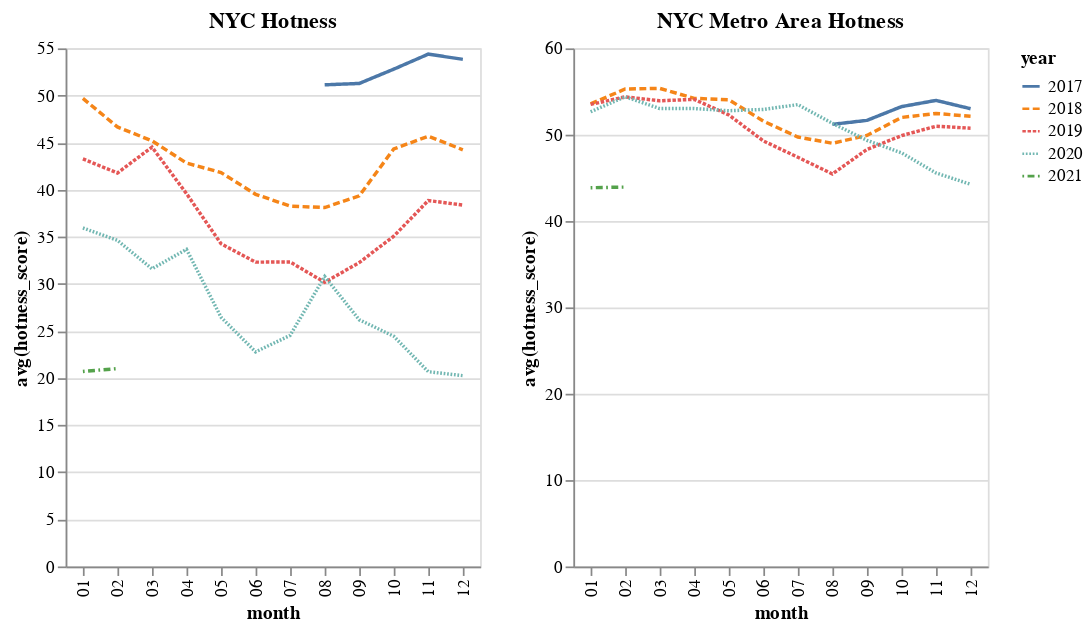

Source (notebook cell):
### Code cell
nyc = alt.Chart(avg_hotness_nyc).mark_line().encode(
    x='month',
    y='avg(hotness_score)',
    color='year',
    strokeDash='year',
).properties(title='NYC Hotness')

metro = alt.Chart(avg_hotness_metro).mark_line().encode(
    x='month',
    y='avg(hotness_score)',
    color='year',
    strokeDash='year',
).properties(title='NYC Metro Area Hotness')

alt.hconcat(
   nyc,
   metro,
)

### Figure 1 — Vega-Lite specification as saved in the notebook (floating-point values rounded to 4 significant figures)
{"config": {"view": {"continuousWidth": 400, "continuousHeight": 300}}, "hconcat": [{"data": {"name": "data-251da2a39c96518dc3b432b5fbaae9cf"}, "mark": "line", "encoding": {"color": {"type": "nominal", "field": "year"}, "strokeDash": {"type": "nominal", "field": "year"}, "x": {"type": "nominal", "field": "month"}, "y": {"type": "quantitative", "field": "avg(hotness_score)"}}, "title": "NYC Hotness"}, {"data": {"name": "data-2e3e3ca5c1ba1aa080d96ecc1f424c7a"}, "mark": "line", "encoding": {"color": {"type": "nominal", "field": "year"}, "strokeDash": {"type": "nominal", "field": "year"}, "x": {"type": "nominal", "field": "month"}, "y": {"type": "quantitative", "field": "avg(hotness_score)"}}, "title": "NYC Metro Area Hotness"}], "$schema": "https://vega.github.io/schema/vega-lite/v4.8.1.json", "datasets": {"data-251da2a39c96518dc3b432b5fbaae9cf": [{"month": "08", "year": "2017", "avg(hotness_score)": 51.13, "avg(supply_score)": 52.08, "avg(demand_score)": 50.18}, {"month": "09", "year": "2017", "avg(hotness_score)": 51.27, "avg(supply_score)": 53.2, "avg(demand_score)": 49.35}, {"month": "10", "year": "2017", "avg(hotness_score)": 52.79, "avg(supply_score)": 58.18, "avg(demand_score)": 47.4}, {"month": "11", "year": "2017", "avg(hotness_score)": 54.39, "avg(supply_score)": 61.91, "avg(demand_score)": 46.87}, {"month": "12", "year": "2017", "avg(hotness_score)": 53.83, "avg(supply_score)": 60.55, "avg(demand_score)": 47.12}, {"month": "01", "year": "2018", "avg(hotness_score)": 49.68, "avg(supply_score)": 57.6, "avg(demand_score)": 41.77}, {"month": "02", "year": "2018", "avg(hotness_score)": 46.66, "avg(supply_score)": 57.19, "avg(demand_score)": 36.13}, {"month": "03", "year": "2018", "avg(hotness_score)": 45.19, "avg(supply_score)": 55.36, "avg(demand_score)": 35.01}, {"month": "04", "year": "2018", "avg(hotness_score)": 42.82, "avg(supply_score)": 53.85, "avg(demand_score)": 31.79}, {"month": "05", "year": "2018", "avg(hotness_score)": 41.82, "avg(supply_score)": 51.98, "avg(demand_score)": 31.65}, {"month": "06", "year": "2018", "avg(hotness_score)": 39.51, "avg(supply_score)": 48.84, "avg(demand_score)": 30.17}, {"month": "07", "year": "2018", "avg(hotness_score)": 38.25, "avg(supply_score)": 46.88, "avg(demand_score)": 29.63}, {"month": "08", "year": "2018", "avg(hotness_score)": 38.1, "avg(supply_score)": 45.74, "avg(demand_score)": 30.46}, {"month": "09", "year": "2018", "avg(hotness_score)": 39.34, "avg(supply_score)": 47.44, "avg(demand_score)": 31.24}, {"month": "10", "year": "2018", "avg(hotness_score)": 44.32, "avg(supply_score)": 56.54, "avg(demand_score)": 32.11}, {"month": "11", "year": "2018", "avg(hotness_score)": 45.67, "avg(supply_score)": 58.93, "avg(demand_score)": 32.4}, {"month": "12", "year": "2018", "avg(hotness_score)": 44.23, "avg(supply_score)": 56.25, "avg(demand_score)": 32.21}, {"month": "01", "year": "2019", "avg(hotness_score)": 43.27, "avg(supply_score)": 56.92, "avg(demand_score)": 29.61}, {"month": "02", "year": "2019", "avg(hotness_score)": 41.77, "avg(supply_score)": 56.59, "avg(demand_score)": 26.95}, {"month": "03", "year": "2019", "avg(hotness_score)": 44.52, "avg(supply_score)": 64.6, "avg(demand_score)": 24.44}, {"month": "04", "year": "2019", "avg(hotness_score)": 39.58, "avg(supply_score)": 56.39, "avg(demand_score)": 22.77}, {"month": "05", "year": "2019", "avg(hotness_score)": 34.26, "avg(supply_score)": 47.57, "avg(demand_score)": 20.94}, {"month": "06", "year": "2019", "avg(hotness_score)": 32.3, "avg(supply_score)": 44.52, "avg(demand_score)": 20.09}, {"month": "07", "year": "2019", "avg(hotness_score)": 32.32, "avg(supply_score)": 43.77, "avg(demand_score)": 20.87}, {"month": "08", "year": "2019", "avg(hotness_score)": 30.16, "avg(supply_score)": 39.87, "avg(demand_score)": 20.45}, {"month": "09", "year": "2019", "avg(hotness_score)": 32.26, "avg(supply_score)": 43.36, "avg(demand_score)": 21.16}, {"month": "10", "year": "2019", "avg(hotness_score)": 35.06, "avg(supply_score)": 46.86, "avg(demand_score)": 23.25}, {"month": "11", "year": "2019", "avg(hotness_score)": 38.85, "avg(supply_score)": 54.3, "avg(demand_score)": 23.39}, {"month": "12", "year": "2019", "avg(hotness_score)": 38.36, "avg(supply_score)": 54.0, "avg(demand_score)": 22.73}, {"month": "01", "year": "2020", "avg(hotness_score)": 35.94, "avg(supply_score)": 51.37, "avg(demand_score)": 20.5}, {"month": "02", "year": "2020", "avg(hotness_score)": 34.62, "avg(supply_score)": 51.8, "avg(demand_score)": 17.43}, {"month": "03", "year": "2020", "avg(hotness_score)": 31.6, "avg(supply_score)": 48.56, "avg(demand_score)": 14.64}, {"month": "04", "year": "2020", "avg(hotness_score)": 33.66, "avg(supply_score)": 53.78, "avg(demand_score)": 13.54}, {"month": "05", "year": "2020", "avg(hotness_score)": 26.45, "avg(supply_score)": 38.02, "avg(demand_score)": 14.89}, {"month": "06", "year": "2020", "avg(hotness_score)": 22.79, "avg(supply_score)": 31.49, "avg(demand_score)": 14.09}, {"month": "07", "year": "2020", "avg(hotness_score)": 24.53, "avg(supply_score)": 38.67, "avg(demand_score)": 10.38}, {"month": "08", "year": "2020", "avg(hotness_score)": 30.78, "avg(supply_score)": 52.25, "avg(demand_score)": 9.3}, {"month": "09", "year": "2020", "avg(hotness_score)": 26.19, "avg(supply_score)": 43.81, "avg(demand_score)": 8.572}, {"month": "10", "year": "2020", "avg(hotness_score)": 24.44, "avg(supply_score)": 41.13, "avg(demand_score)": 7.751}, {"month": "11", "year": "2020", "avg(hotness_score)": 20.67, "avg(supply_score)": 34.22, "avg(demand_score)": 7.125}, {"month": "12", "year": "2020", "avg(hotness_score)": 20.26, "avg(supply_score)": 32.8, "avg(demand_score)": 7.717}, {"month": "01", "year": "2021", "avg(hotness_score)": 20.7, "avg(supply_score)": 34.24, "avg(demand_score)": 7.173}, {"month": "02", "year": "2021", "avg(hotness_score)": 21.01, "avg(supply_score)": 35.68, "avg(demand_score)": 6.335}], "data-2e3e3ca5c1ba1aa080d96ecc1f424c7a": [{"month": "08", "year": "2017", "avg(hotness_score)": 51.2, "avg(supply_score)": 53.13, "avg(demand_score)": 49.27}, {"month": "09", "year": "2017", "avg(hotness_score)": 51.66, "avg(supply_score)": 52.47, "avg(demand_score)": 50.85}, {"month": "10", "year": "2017", "avg(hotness_score)": 53.25, "avg(supply_score)": 55.16, "avg(demand_score)": 51.34}, {"month": "11", "year": "2017", "avg(hotness_score)": 53.97, "avg(supply_score)": 56.21, "avg(demand_score)": 51.73}, {"month": "12", "year": "2017", "avg(hotness_score)": 53.01, "avg(supply_score)": 55.22, "avg(demand_score)": 50.8}, {"month": "01", "year": "2018", "avg(hotness_score)": 53.57, "avg(supply_score)": 55.97, "avg(demand_score)": 51.17}, {"month": "02", "year": "2018", "avg(hotness_score)": 55.29, "avg(supply_score)": 59.3, "avg(demand_score)": 51.28}, {"month": "03", "year": "2018", "avg(hotness_score)": 55.37, "avg(supply_score)": 61.57, "avg(demand_score)": 49.16}, {"month": "04", "year": "2018", "avg(hotness_score)": 54.21, "avg(supply_score)": 60.79, "avg(demand_score)": 47.63}, {"month": "05", "year": "2018", "avg(hotness_score)": 54.05, "avg(supply_score)": 61.61, "avg(demand_score)": 46.49}, {"month": "06", "year": "2018", "avg(hotness_score)": 51.58, "avg(supply_score)": 58.75, "avg(demand_score)": 44.4}, {"month": "07", "year": "2018", "avg(hotness_score)": 49.73, "avg(supply_score)": 55.9, "avg(demand_score)": 43.56}, {"month": "08", "year": "2018", "avg(hotness_score)": 49.01, "avg(supply_score)": 53.56, "avg(demand_score)": 44.46}, {"month": "09", "year": "2018", "avg(hotness_score)": 49.91, "avg(supply_score)": 52.89, "avg(demand_score)": 46.93}, {"month": "10", "year": "2018", "avg(hotness_score)": 52.0, "avg(supply_score)": 55.53, "avg(demand_score)": 48.46}, {"month": "11", "year": "2018", "avg(hotness_score)": 52.46, "avg(supply_score)": 56.05, "avg(demand_score)": 48.86}, {"month": "12", "year": "2018", "avg(hotness_score)": 52.14, "avg(supply_score)": 55.39, "avg(demand_score)": 48.88}, {"month": "01", "year": "2019", "avg(hotness_score)": 53.51, "avg(supply_score)": 57.02, "avg(demand_score)": 49.99}, {"month": "02", "year": "2019", "avg(hotness_score)": 54.38, "avg(supply_score)": 60.09, "avg(demand_score)": 48.67}, {"month": "03", "year": "2019", "avg(hotness_score)": 53.93, "avg(supply_score)": 62.55, "avg(demand_score)": 45.3}, {"month": "04", "year": "2019", "avg(hotness_score)": 54.09, "avg(supply_score)": 64.02, "avg(demand_score)": 44.16}, {"month": "05", "year": "2019", "avg(hotness_score)": 52.29, "avg(supply_score)": 61.83, "avg(demand_score)": 42.76}, {"month": "06", "year": "2019", "avg(hotness_score)": 49.28, "avg(supply_score)": 57.0, "avg(demand_score)": 41.57}, {"month": "07", "year": "2019", "avg(hotness_score)": 47.39, "avg(supply_score)": 53.98, "avg(demand_score)": 40.8}, {"month": "08", "year": "2019", "avg(hotness_score)": 45.45, "avg(supply_score)": 50.15, "avg(demand_score)": 40.75}, {"month": "09", "year": "2019", "avg(hotness_score)": 48.29, "avg(supply_score)": 52.6, "avg(demand_score)": 43.97}, {"month": "10", "year": "2019", "avg(hotness_score)": 49.89, "avg(supply_score)": 54.66, "avg(demand_score)": 45.13}, {"month": "11", "year": "2019", "avg(hotness_score)": 50.98, "avg(supply_score)": 54.41, "avg(demand_score)": 47.55}, {"month": "12", "year": "2019", "avg(hotness_score)": 50.76, "avg(supply_score)": 53.58, "avg(demand_score)": 47.93}, {"month": "01", "year": "2020", "avg(hotness_score)": 52.66, "avg(supply_score)": 54.94, "avg(demand_score)": 50.37}, {"month": "02", "year": "2020", "avg(hotness_score)": 54.39, "avg(supply_score)": 59.72, "avg(demand_score)": 49.07}, {"month": "03", "year": "2020", "avg(hotness_score)": 53.03, "avg(supply_score)": 62.73, "avg(demand_score)": 43.32}, {"month": "04", "year": "2020", "avg(hotness_score)": 53.03, "avg(supply_score)": 63.81, "avg(demand_score)": 42.25}, {"month": "05", "year": "2020", "avg(hotness_score)": 52.78, "avg(supply_score)": 57.14, "avg(demand_score)": 48.42}, {"month": "06", "year": "2020", "avg(hotness_score)": 52.92, "avg(supply_score)": 57.67, "avg(demand_score)": 48.18}, {"month": "07", "year": "2020", "avg(hotness_score)": 53.48, "avg(supply_score)": 61.28, "avg(demand_score)": 45.69}, {"month": "08", "year": "2020", "avg(hotness_score)": 51.31, "avg(supply_score)": 58.52, "avg(demand_score)": 44.11}, {"month": "09", "year": "2020", "avg(hotness_score)": 49.35, "avg(supply_score)": 56.71, "avg(demand_score)": 41.98}, {"month": "10", "year": "2020", "avg(hotness_score)": 47.9, "avg(supply_score)": 54.91, "avg(demand_score)": 40.9}, {"month": "11", "year": "2020", "avg(hotness_score)": 45.57, "avg(supply_score)": 52.03, "avg(demand_score)": 39.11}, {"month": "12", "year": "2020", "avg(hotness_score)": 44.26, "avg(supply_score)": 48.26, "avg(demand_score)": 40.25}, {"month": "01", "year": "2021", "avg(hotness_score)": 43.86, "avg(supply_score)": 46.98, "avg(demand_score)": 40.73}, {"month": "02", "year": "2021", "avg(hotness_score)": 43.94, "avg(supply_score)": 48.13, "avg(demand_score)": 39.74}]}}
